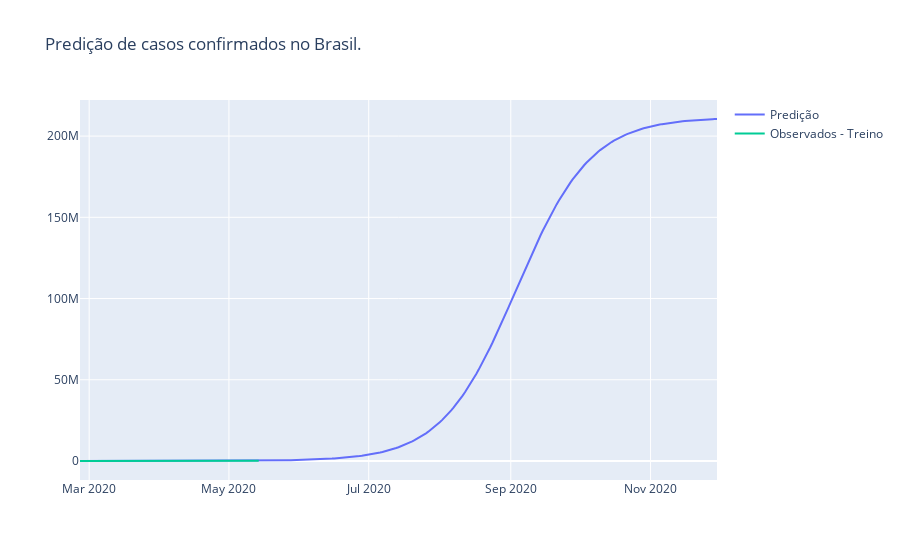

Notebook code cell kept with this figure:
### Markdown cell above
#### Criar o Gráfico modelo Phophet

### Code cell
fig = go.Figure()

fig.add_trace(go.Scatter(x = forecast.ds, y = forecast.yhat, name ='Predição'))
fig.add_trace(go.Scatter(x = test.index, y = test, name ='Observados - Teste'))
fig.add_trace(go.Scatter(x = train.ds, y = train.y, name ='Observados - Treino'))
fig.update_layout(title = 'Predição de casos confirmados no Brasil.')

fig.show()
